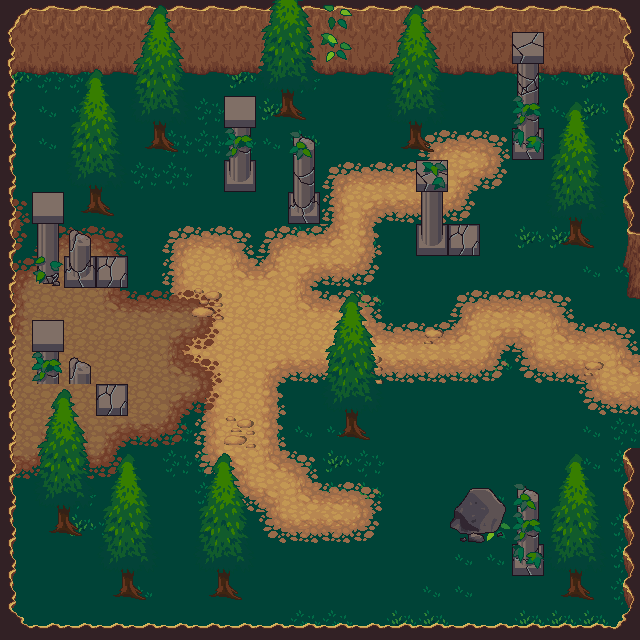

Below is a game level as drawn by its tile map, then a one-line description and the .tmx that defines it (tile-layer data replaced by summaries):
An orthogonal 20x20 tile map with 32x32 px tiles, 6 tile layers (grass, road, road2, walls, ...) and 27 objects (Exit, spawnPoint, col23, col22, col21, ...).

<map version="1.4" tiledversion="1.4.3" orientation="orthogonal" renderorder="right-down" width="20" height="20" tilewidth="32" tileheight="32" infinite="0" nextlayerid="14" nextobjectid="36">
 <tileset firstgid="1" source="klipartz.com.tsx" />
 <layer id="1" name="grass" width="20" height="20">
  <data>[400 cells, 400 non-empty, 4 distinct tile ids]</data>
 </layer>
 <layer id="4" name="road" width="20" height="20">
  <data>[400 cells, 91 non-empty, 13 distinct tile ids]</data>
 </layer>
 <layer id="8" name="road2" width="20" height="20">
  <data>[400 cells, 47 non-empty, 13 distinct tile ids]</data>
 </layer>
 <layer id="5" name="walls" width="20" height="20">
  <data>[400 cells, 113 non-empty, 19 distinct tile ids]</data>
 </layer>
 <layer id="7" name="leaves" width="20" height="20">
  <data>[400 cells, 5 non-empty, 3 distinct tile ids]</data>
 </layer>
 <objectgroup id="10" name="exit">
  <object id="1" name="Exit" x="608" y="352" width="32" height="32" />
 </objectgroup>
 <objectgroup id="11" name="spawnPoint">
  <object id="2" name="spawnPoint" x="160" y="320" width="32" height="32" />
 </objectgroup>
 <objectgroup id="12" name="collisions">
  <object id="10" name="col23" x="512" y="128" width="32" height="32" />
  <object id="11" name="col22" x="416" y="224" width="64" height="32" />
  <object id="12" name="col21" x="288" y="192" width="32" height="32" />
  <object id="13" name="col20" x="224" y="160" width="32" height="32" />
  <object id="14" name="col19" x="256" y="96" width="64" height="32" />
  <object id="15" name="col18" x="384" y="128" width="64" height="32" />
  <object id="16" name="col17" x="128" y="128" width="64" height="32" />
  <object id="17" name="col16" x="64" y="192" width="64" height="32" />
  <object id="18" name="col15" x="32" y="256" width="96" height="32" />
  <object id="19" name="col14" x="32" y="384" width="96" height="32" />
  <object id="20" name="col13" x="32" y="512" width="64" height="32" />
  <object id="21" name="col12" x="96" y="576" width="64" height="32" />
  <object id="22" name="col11" x="192" y="576" width="64" height="32" />
  <object id="23" name="col10" x="544" y="576" width="64" height="32" />
  <object id="24" name="col9" x="512" y="544" width="32" height="32" />
  <object id="25" name="col8" x="448" y="512" width="64" height="32" />
  <object id="26" name="col7" x="320" y="416" width="64" height="32" />
  <object id="27" name="col6" x="0" y="0" width="640" height="64" />
  <object id="28" name="col5" x="608" y="64" width="32" height="224" />
  <object id="29" name="col4" x="543.255" y="224" width="63.2995" height="32" />
  <object id="30" name="col3" x="0" y="64" width="32" height="576" />
  <object id="31" name="col2" x="32" y="608" width="608" height="32" />
  <object id="32" name="col1" x="608" y="448" width="32" height="160" />
  <object id="33" x="817.527" y="-10.3923" />
  <object id="34" x="338.789" y="-71.3604" />
 </objectgroup>
 <layer id="6" name="foreground" width="20" height="20">
  <data>[400 cells, 129 non-empty, 29 distinct tile ids]</data>
 </layer>
</map>
